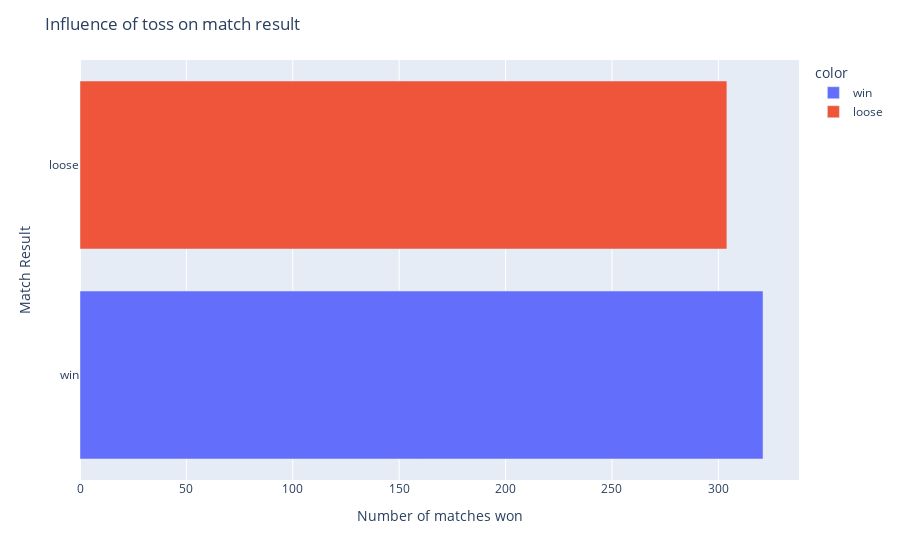

Notebook code for this chart:
### Code cell
win=matches[matches['toss_winner']==matches['winner']].count()
loose=matches[matches['toss_winner']!=matches['winner']].count()

# matches won when won the toss
fig = px.bar(matches, x=[win[1],loose[1]],
             y=['win','loose'],
             color=['win','loose'],
             labels={
                     'x': "Number of matches won",
                     'y': "Match Result"
                     
                 })
fig.update_layout(title='Influence of toss on match result')
fig.show()

### Figure 1 — Plotly figure (JSON) as saved in the notebook; plotly's stock layout.template omitted (floating-point values rounded to 4 significant figures)
{"data": [{"alignmentgroup": "True", "hovertemplate": "color=win<br>Number of matches won=%{x}<br>Match Result=%{y}<extra></extra>", "legendgroup": "win", "marker": {"color": "#636efa", "pattern": {"shape": ""}}, "name": "win", "offsetgroup": "win", "orientation": "h", "showlegend": true, "textposition": "auto", "type": "bar", "x": [321], "xaxis": "x", "y": ["win"], "yaxis": "y"}, {"alignmentgroup": "True", "hovertemplate": "color=loose<br>Number of matches won=%{x}<br>Match Result=%{y}<extra></extra>", "legendgroup": "loose", "marker": {"color": "#EF553B", "pattern": {"shape": ""}}, "name": "loose", "offsetgroup": "loose", "orientation": "h", "showlegend": true, "textposition": "auto", "type": "bar", "x": [304], "xaxis": "x", "y": ["loose"], "yaxis": "y"}], "layout": {"autosize": true, "barmode": "relative", "legend": {"title": {"text": "color"}, "tracegroupgap": 0}, "margin": {"t": 60}, "title": {"text": "Influence of toss on match result"}, "xaxis": {"anchor": "y", "autorange": true, "domain": [0, 1], "range": [0, 337.9], "title": {"text": "Number of matches won"}, "type": "linear"}, "yaxis": {"anchor": "x", "autorange": true, "domain": [0, 1], "range": [-0.5, 1.5], "title": {"text": "Match Result"}, "type": "category"}}}
